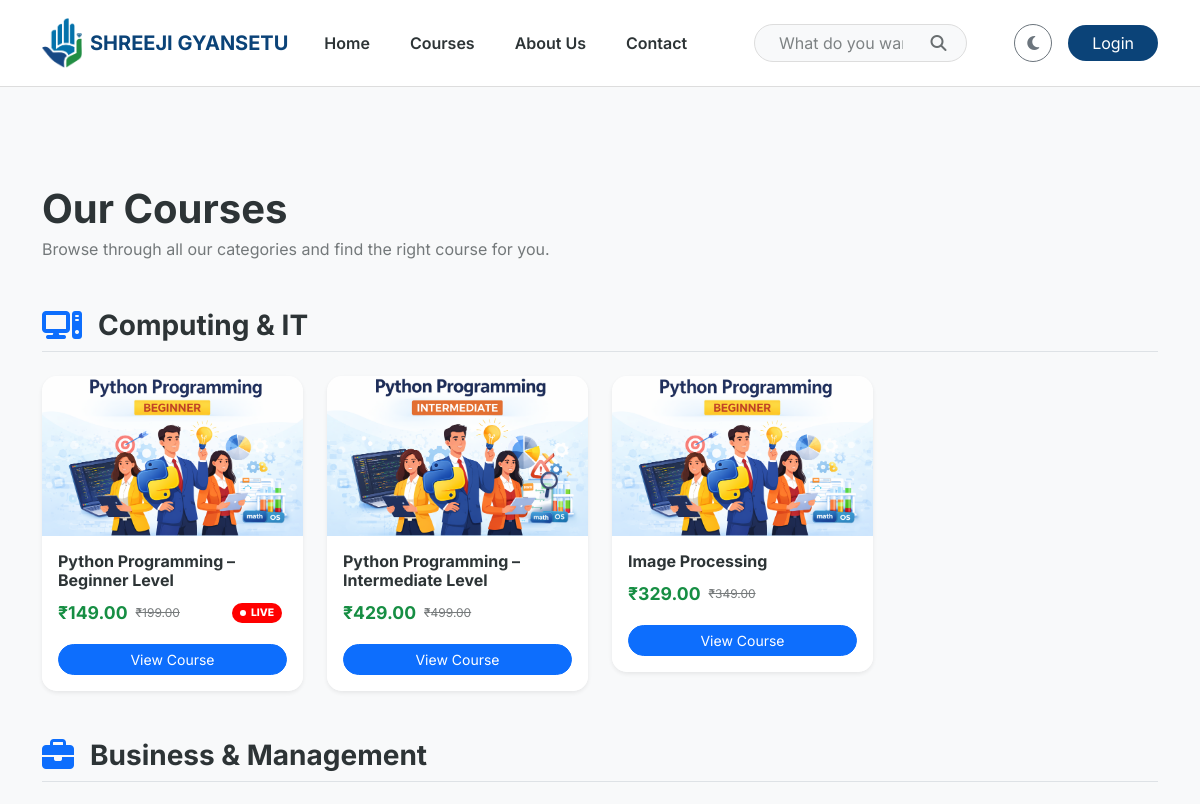
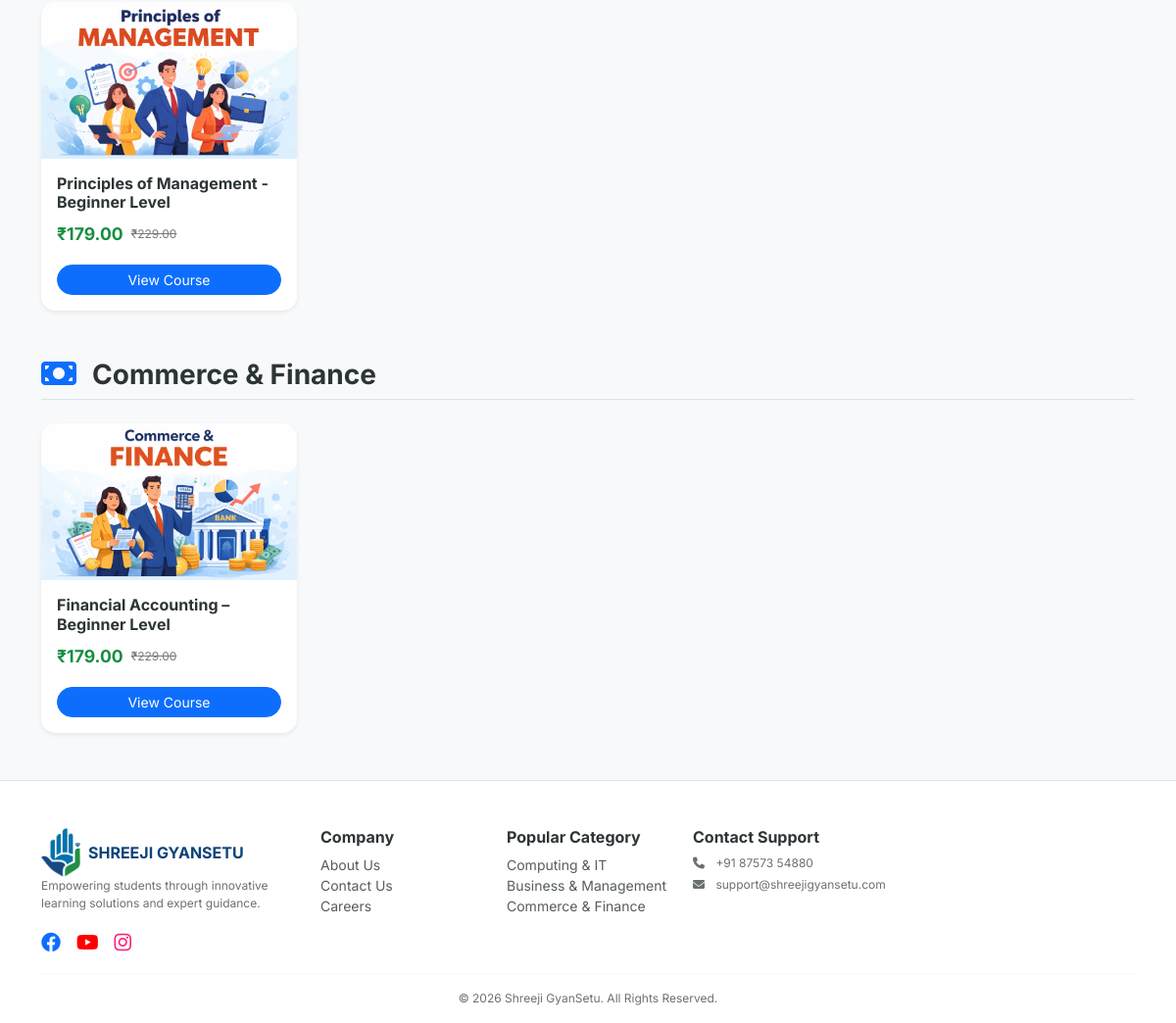
Page /courses/ on the committed database (2 pictures, top to bottom).
### courses/models.py (models this page shows, shortened)
class MasterCategory(models.Model):
    title = models.CharField(max_length=100)
    slug = models.SlugField(unique=True, blank=True)
    icon_class = models.CharField(max_length=50, default="fa-book")
    order = models.PositiveIntegerField(default=0)
    class Meta:
        verbose_name_plural = "1. Master Categories"
        ordering = ['order']

class Course(models.Model):
    LEVEL_CHOICES = [('Beginner', 'Beginner'), ('Intermediate', 'Intermediate'), ('Advanced', 'Advanced')]
    master_category = models.ForeignKey(MasterCategory, on_delete=models.CASCADE, related_name='courses')
    title = models.CharField(max_length=200)
    slug = models.SlugField(unique=True, blank=True)
    thumbnail = models.ImageField(upload_to='course_thumbnails/')
    description = models.TextField()
    is_active = models.BooleanField(default=True)
    price = models.DecimalField(max_digits=10, decimal_places=2)
    discount_price = models.DecimalField(max_digits=10, decimal_places=2, null=True, blank=True)
    level = models.CharField(max_length=20, choices=LEVEL_CHOICES, default='Beginner')
    is_live = models.BooleanField(default=False)
    enrollment_count = models.PositiveIntegerField(default=0)
    created_at = models.DateTimeField(auto_now_add=True)
    teacher = models.ForeignKey(
        settings.AUTH_USER_MODEL,
        on_delete=models.SET_NULL,
        null=True,
        blank=True,
        limit_choices_to=Q(profile__user_type= 'Teacher') | Q(profile__user_type= 'Admin'),
        related_name='taught_courses',
    )
    students = models.ManyToManyField(
        settings.AUTH_USER_MODEL,
        related_name='enrolled_courses',
        blank=True,
        limit_choices_to=Q(profile__user_type= 'Student')
    )
    @property
    def enrollment_count(self):
        """Returns the actual count from the ManyToMany relationship"""
        return self.students.count()
    class Meta:
        verbose_name_plural = "2. Courses"

### courses/views.py (the view)
# urls.py: path('courses/', all_courses, name='all_courses'),
def all_courses(request):
    if request.user.is_authenticated and request.user.profile.user_type == 'Teacher':
        course_queryset = Course.objects.filter(teacher=request.user)
        categories_queryset = MasterCategory.objects.filter(courses__teacher=request.user).distinct()
    else:
        course_queryset = Course.objects.filter(is_active=True)
        categories_queryset = MasterCategory.objects.all()
    categories = categories_queryset.prefetch_related(
        Prefetch('courses', queryset=course_queryset)
    ).order_by('order')
    return render(request, 'courses/all_courses.html', {'categories': categories})

### templates/courses/all_courses.html (shortened to what this page needs)
{% extends 'base.html' %}
{% block content %}
  <div class="container my-5" style="padding-top: 50px;">
    <div class="d-flex flex-column flex-md-row justify-content-between align-items-end mb-5 gap-3">
      <div class="text-start">
        <h1 class="fw-bold mb-1" style="color: var(--text-dark);">
          {% if user.is_authenticated and user.profile.user_type == 'Teacher' %}
            Your Published Courses
          {% else %}
            Our Courses
          {% endif %}
        </h1>
        <p class="text-muted mb-0">
          {% if user.is_authenticated and user.profile.user_type == 'Teacher' %}
            Review and manage your teaching catalog across all categories.
          {% else %}
            Browse through all our categories and find the right course for you.
          {% endif %}
        </p>
      </div>
    </div>
    {% for category in categories %}
      {% if category.courses.all %}
        <div class="category-group mb-5">
          <div class="d-flex align-items-center mb-4 pb-2 border-bottom">
            <div class="category-icon-small me-3">
              <i class="fas {{ category.icon_class }} fa-2x text-primary"></i>
            </div>
            <h3 class="fw-bold mb-0" style="color: var(--text-dark);">{{ category.title }}</h3>
          </div>
          <div class="row g-4">
            {% for course in category.courses.all %}
              <div class="col-md-4 col-lg-3">
                <div class="position-relative">
                  {% include 'includes/course_card.html' with course=course %}
                </div>
              </div>
            {% endfor %}
          </div>
        </div>
      {% endif %}
    {% empty %}
      <div class="text-center py-5">
        <i class="fas fa-book-open fa-3x text-muted mb-3"></i>
        <h4 class="text-muted">No categories or courses found.</h4>
      </div>
    {% endfor %}
  </div>
{% endblock %}

### templates/base.html (shortened to what this page needs)
<!DOCTYPE html>
<html lang="en" data-theme="light">
  <head>
    {% load static %}
    <link href="https://cdn.jsdelivr.net/npm/bootstrap@5.3.0/dist/css/bootstrap.min.css" rel="stylesheet" />
    <link rel="stylesheet" href="https://cdnjs.cloudflare.com/ajax/libs/font-awesome/6.4.0/css/all.min.css" />
    <link rel="stylesheet" href="{% static 'css/style.css' %}" />
  </head>
  <body>
    <nav class="navbar navbar-expand-lg sticky-top">
      <div class="container">
        <a class="navbar-brand d-flex align-items-center" href="/">
          <img src="{% static 'images/logo.png' %}" alt="Logo" height="50" class="me-2" />
          <span class="fw-bold">SHREEJI GYANSETU</span>
        </a>
        <div class="collapse navbar-collapse" id="mainNavbar">
          <ul class="navbar-nav mb-2 mb-lg-0 fw-semibold">
            <li class="nav-item">
              <a class="nav-link" href="/">Home</a>
            </li>
            <li class="nav-item">
              <a class="nav-link" href="{% url 'all_courses' %}">Courses</a>
            </li>
            <li class="nav-item">
              <a class="nav-link" href="{% url 'about_us' %}">About Us</a>
            </li>
            <li class="nav-item">
              <a class="nav-link" href="{% url 'contact_us' %}">Contact</a>
            </li>
          </ul>
          <form class="mx-auto d-none d-lg-flex position-relative" style="width: 25%;" action="{% url 'search' %}" method="GET">
            <input name="q" class="form-control rounded-pill ps-4 pe-5" type="search" placeholder="What do you want to learn?" value="{{ request.GET.q }}" style="background: var(--bg-light); color: var(--text-dark); border-color: var(--border-color);" />
            <button class="btn position-absolute end-0 top-50 translate-middle-y me-2" type="submit"><i class="fas fa-search"></i></button>
          </form>
          <div class="d-flex align-items-center gap-3">
            <button id="theme-toggle" class="btn btn-outline-secondary rounded-circle" onclick="toggleTheme()" title="Toggle Theme"><i class="fas fa-moon"></i></button>
            {% if user.is_authenticated %}
              <div class="dropdown">
                <button class="btn btn-outline-primary dropdown-toggle rounded-pill px-4" type="button" data-bs-toggle="dropdown">Hi, {{ user.first_name|default:user.username }}</button>
                <ul class="dropdown-menu dropdown-menu-end shadow-lg border-0 profile-dropdown p-3" style="min-width: 280px; border-radius: 15px; background: var(--card-bg); color: var(--text-dark);">
                  <div class="profile-header pb-2 mb-2" style="border-bottom: 1px solid var(--border-color);">
                    <div class="d-flex align-items-center mb-2">
                      {% if user.profile.photo and 'default_user' not in user.profile.photo.url %}
                        <img src="{{ user.profile.photo.url }}" class="rounded-circle me-3" style="width: 50px; height: 50px; object-fit: cover; border: 2px solid var(--primary-cyan);" />
                      {% else %}
                        <img src="https://ui-avatars.com/api/?name={{ user.get_full_name|default:user.username }}&background=random&size=128" class="rounded-circle me-3" style="width: 50px; height: 50px; object-fit: cover; border: 2px solid var(--primary-cyan);" />
                      {% endif %}
                      <div>
                        <h6 class="fw-bold mb-0" style="color: var(--text-dark);">{{ user.get_full_name|default:user.username }}</h6>
                        <small class="text-muted">{{ user.username }}</small>
                      </div>
                    </div>
                    <small class="text-muted d-block">
                      <i class="fas fa-phone-alt me-2"></i>
                      {% if user.profile.phone_number and 'default_user' not in user.profile.phone_number %}
                        +91 {{ user.profile.phone_number }}
                      {% else %}
                        +91 Add Phone Number
                      {% endif %}
                    </small>
                  </div>
                  <li>
                    {% if user.profile.user_type == 'Admin' %}
                      <a class="dropdown-item py-2 rounded-2" href="{% url 'admin_dashboard' %}"><i class="fas fa-user-shield me-3"></i>Admin Console</a>
                    {% elif user.profile.user_type == 'Teacher' %}
                      <a class="dropdown-item py-2 rounded-2" href="{% url 'teacher_dashboard' %}"><i class="fas fa-chalkboard-teacher me-3"></i>Dashboard</a>
                    {% else %}
                      <a class="dropdown-item py-2 rounded-2" href="{% url 'student_dashboard' %}"><i class="fas fa-th-large me-3"></i>My Dashboard</a>
                    {% endif %}
                  </li>
                  <li>
                    <a class="dropdown-item py-2 rounded-2" href="{% url 'edit_profile' %}"><i class="fas fa-user-edit me-3"></i> Edit Profile</a>
                  </li>
                  <li>
                    <a class="dropdown-item py-2 rounded-2" href="{% url 'change_password' %}"><i class="fas fa-key me-3"></i> Change Password</a>
                  </li>
                  <li>
                    <a class="dropdown-item py-2 rounded-2" href="{% url 'contact_us' %}"><i class="fas fa-question-circle me-3"></i> Doubts</a>
                  </li>
                  <hr class="dropdown-divider" style="background-color: var(--border-color); opacity: 0.2;" />
                  <li>
                    <form method="post" action="{% url 'logout' %}">
                      {% csrf_token %}
                      <button type="submit" class="dropdown-item text-danger py-2 rounded-2"><i class="fas fa-sign-out-alt me-3"></i>Logout</button>
                    </form>
                  </li>
                </ul>
              </div>
            {% else %}
              <a href="{% url 'login' %}" class="btn btn-dark rounded-pill px-4">Login</a>
            {% endif %}
          </div>
        </div>
      </div>
    </nav>
    {% block content %}
    {% endblock %}
    <footer class="border-top pt-5 pb-3 mt-5" style="background-color: var(--card-bg);">
      <div class="container">
        <div class="row g-4">
          <div class="col-lg-3">
            <a class="navbar-brand d-flex align-items-center" href="/">
              <img src="{% static 'images/logo.png' %}" alt="Logo" height="50" class="me-2" />
              <span class="fw-bold">SHREEJI GYANSETU</span>
            </a>
            <p class="text-muted small">Empowering students through innovative learning solutions and expert guidance.</p>
            <div class="d-flex gap-3 fs-5 text-primary">
              <a href="https://www.facebook.com/shreejiFintech"><i class="fab fa-facebook"></i></a>
              <a href="https://www.youtube.com/@ShreejiFintech"><i class="fab fa-youtube" style="color: red"></i></a>
              <a href="https://www.instagram.com/shreejifintech/"><i class="fab fa-instagram" style="color: #ff1c77;"></i></a>
            </div>
          </div>
          <div class="col-6 col-md-3 col-lg-2">
            <h6 class="fw-bold">Company</h6>
            <ul class="list-unstyled small">
              <li>
                <a href="{% url 'about_us' %}" class="text-muted text-decoration-none">About Us</a>
              </li>
              <li>
                <a href="{% url 'contact_us' %}" class="text-muted text-decoration-none">Contact Us</a>
              </li>
              <li>
                <a href="#" class="text-muted text-decoration-none">Careers</a>
              </li>
            </ul>
          </div>
          <div class="col-6 col-md-3 col-lg-2">
            <h6 class="fw-bold">Popular Category</h6>
            <ul class="list-unstyled small">
              {% for cat in all_categories %}
                <li>
                  <a href="{% url 'category_detail' cat.slug %}" class="text-muted text-decoration-none">{{ cat.title }}</a>
                </li>
              {% endfor %}
            </ul>
          </div>
          <div class="col-lg-3">
            <h6 class="fw-bold">Contact Support</h6>
            <p class="small text-muted mb-1">
              <i class="fas fa-phone me-2"></i> +91 87573 54880
            </p>
            <p class="small text-muted">
              <i class="fas fa-envelope me-2"></i> support@shreejigyansetu.com
            </p>
          </div>
        </div>
        <hr />
        <div class="text-center text-muted small">&copy; 2026 Shreeji GyanSetu. All Rights Reserved.</div>
      </div>
    </footer>
  </body>
</html>

### templates/includes/course_card.html
<a href="{% url 'course_detail' course.slug %}" class="text-decoration-none text-dark">
  <div class="card course-card h-100 shadow-sm" style="background: var(--card-bg); border-radius: 15px;">
    <div class="position-relative">
      {% if course.thumbnail %}
        <img src="{{ course.thumbnail.url }}" class="card-img-top" style="border-top-left-radius: 15px; border-top-right-radius: 15px; height: 160px; object-fit: cover;" />
      {% endif %}
    </div>
    <div class="card-body p-3">
      <h6 class="fw-bold mb-2" style="color: var(--text-dark);">{{ course.title }}</h6>
      <div class="d-flex justify-content-between align-items-center mb-3" style="min-height: 30px;">
        <div class="d-flex align-items-center gap-2">
          {% if course.discount_price %}
            <p class="fw-bold mb-0" style="color: var(--primary-green); font-size: 1.1rem;">₹{{ course.discount_price }}</p>
            <span class="text-muted text-decoration-line-through small">₹{{ course.price }}</span>
          {% else %}
            <p class="fw-bold mb-0" style="color: var(--primary-green); font-size: 1.1rem;">₹{{ course.price }}</p>
          {% endif %}
        </div>
        {% if course.is_live %}
          <div class="live-wrapper">
            <span class="live-badge"><span class="live-dot"></span>LIVE</span>
          </div>
        {% endif %}
      </div>
      <button class="btn btn-primary btn-sm w-100 rounded-pill">View Course</button>
    </div>
  </div>
</a>

### rows in the picture
MasterCategory: title "Computing & IT"
Course: thumbnail (picture), title "Python Programming – Beginner Level", discount_price "149.00", price "199.00", is_live True (drawn)
Course: thumbnail (picture), title "Python Programming – Intermediate Level", discount_price "429.00", price "499.00"
Course: thumbnail (picture), title "Image Processing", discount_price "329.00", price "349.00"
MasterCategory: title "Business & Management"
Course: thumbnail (picture), title "Principles of Management - Beginner Level", discount_price "179.00", price "229.00"
MasterCategory: title "Commerce & Finance"
Course: thumbnail (picture), title "Financial Accounting – Beginner Level", discount_price "179.00", price "229.00"
